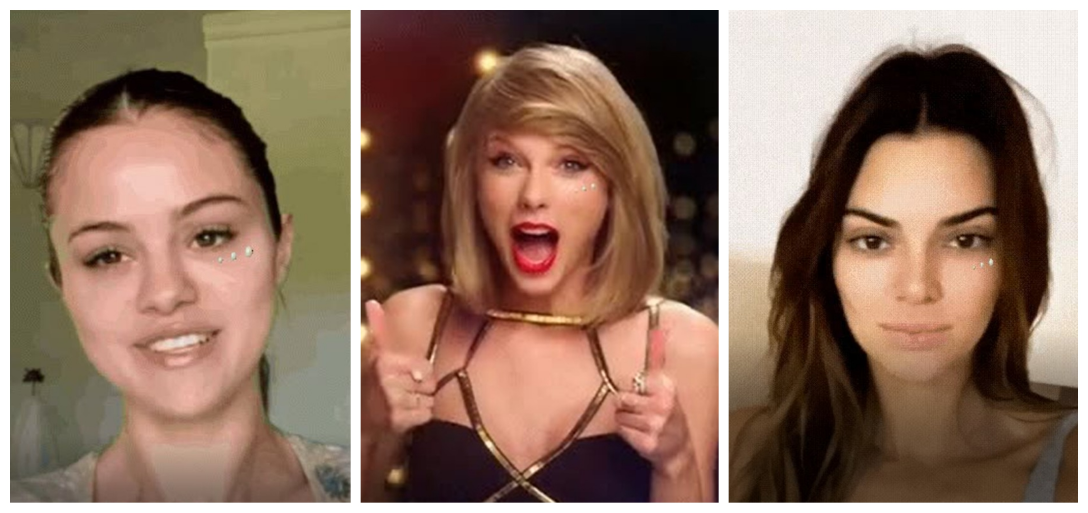
#> input picture Snapchat_Filters/Anti_Eyebrow_Piercing/sample.jpg, 3264 x 1538 px (shown at 1/3 size)
$ python Code.py   (older library calls are emulated)
#> lines starting #> are read from the running program, lines starting #| are printed output that depends on the picture
from PIL import Image

img_path=input("Enter your image path here:")  #ex -> r'C:\Users\xyz\images\p1.jpg'
#> the answer given: ../../Anti_Eyebrow_Piercing/sample.jpg
img = Image.open(img_path)
#> img is the input picture: PIL image 3264x1538 RGB; mean R, G, B 143.3, 114.9, 97.9
img = img.resize((900, 900), Image.ANTIALIAS)
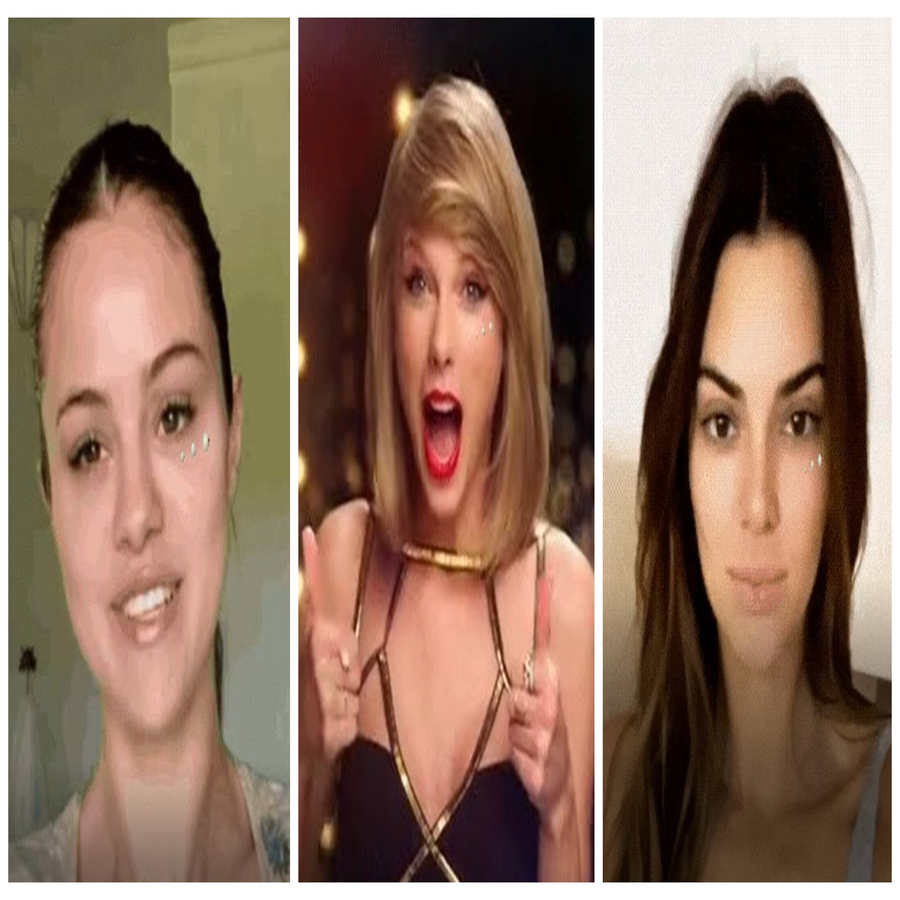
#> img: PIL image 900x900 RGB; mean R, G, B 143.2, 114.8, 97.9
img.save('resized_image.jpg')

filename1 =  'resized_image.jpg'

filename=input("Doctor.png")
#> the answer given: ../../Anti_Eyebrow_Piercing/stud.png

# Open Front Image
frontImage = Image.open(filename)
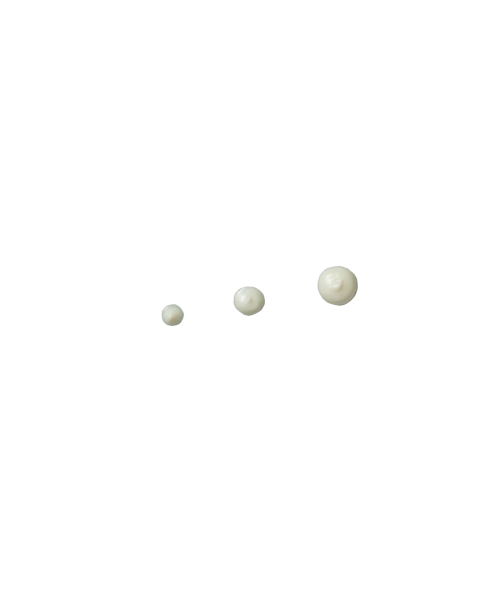
#> input picture Snapchat_Filters/Anti_Eyebrow_Piercing/stud.png, 1000 x 1200 px (shown at 1/2 size)
#> frontImage is the input picture: PIL image 1000x1200 RGBA; mean R, G, B, A 1.6, 1.6, 1.5, 2

# Open Background Image
background = Image.open(filename1)

# Convert image to RGBA
frontImage = frontImage.convert("RGBA")

# Convert image to RGBA
background = background.convert("RGBA")
#> background: PIL image 900x900 RGBA


# Calculate width to be at the center
width = (background.width - frontImage.width) // 2
#> width = -50

# Calculate height to be at the center
height = (background.height - frontImage.height) // 2
#> height = -150

# Paste the frontImage at (width, height)
background.paste(frontImage, (width, height), frontImage)

# Save this image
background.save("Doctor's Day Filtered Image.png", format="png")
background.show()
